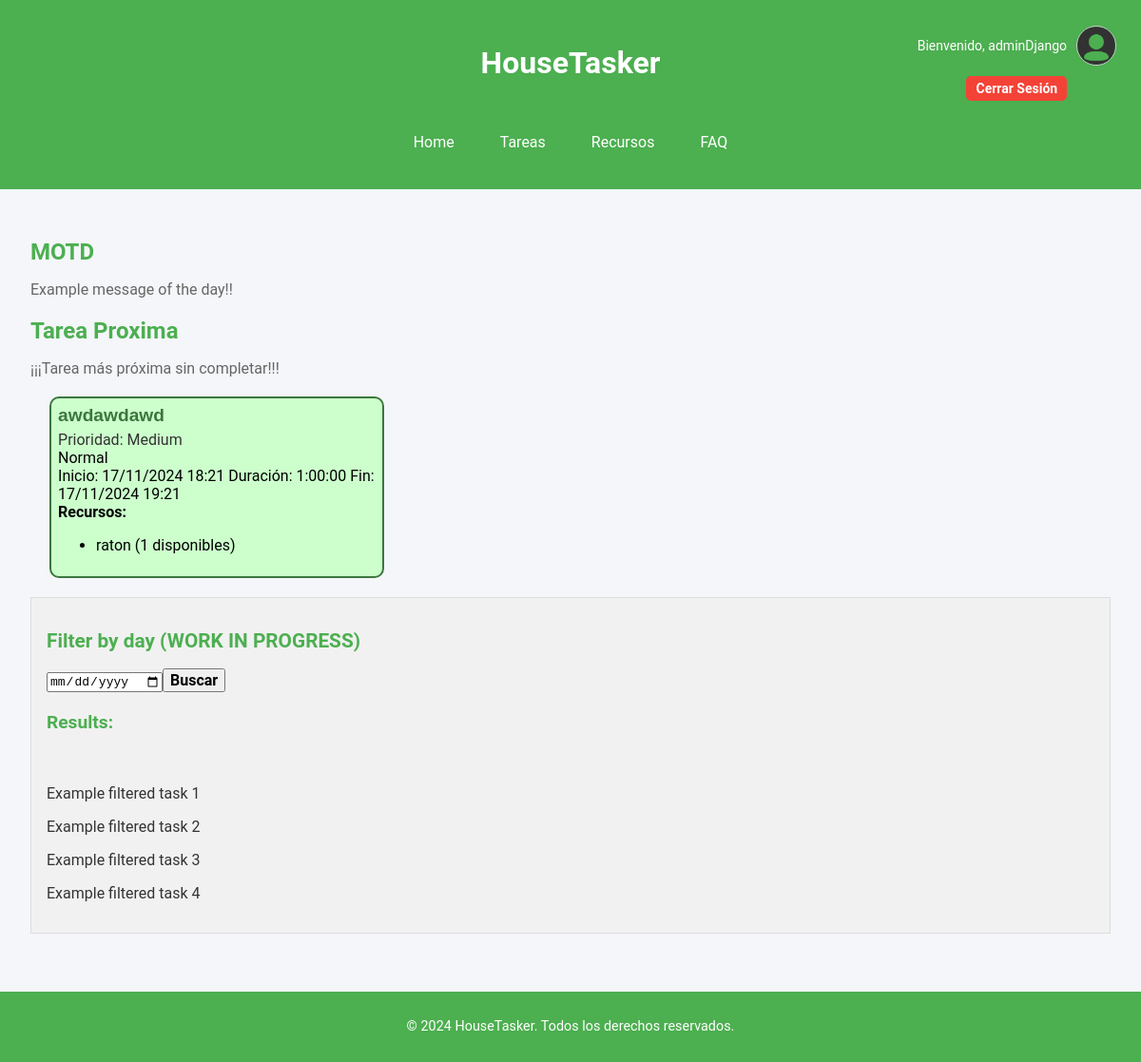
The page / (signed in) on the database its author committed.
### appHouseTasker/models.py (models this page shows, shortened)
class CustomUser(AbstractUser):
    profile_image = models.ImageField(upload_to='profile-pictures/', blank=True, null=True)

class Task(models.Model):
    LOW = 'Low'
    MEDIUM = 'Medium'
    HIGH = 'High'
    PRIORITY_CHOICES = [
        (LOW, 'Low'),
        (MEDIUM, 'Medium'),
        (HIGH, 'High'),
    ]
    title = models.CharField(max_length=255)
    description = models.TextField(blank=True, null=True)
    priority = models.CharField(max_length=6, choices=PRIORITY_CHOICES, default=MEDIUM)
    start_date = models.DateTimeField(default=timezone.now)
    duration = models.DurationField()
    completed = models.BooleanField(default=False)
    resources = models.ManyToManyField('Resource', related_name="tasks", blank=True)
    created_by = models.ForeignKey(CustomUser, on_delete=models.CASCADE)
    is_overlapping = models.BooleanField(default=False)
    def end_date(self):
        return self.start_date + self.duration

class Resource(models.Model):
    CATEGORY_CHOICES = [
        ('cleaning', 'Limpieza'),
        ('vehicle', 'Vehículo'),
        ('kitchen', 'Cocina'),
        ('others', 'Otros'),
    ]
    name = models.CharField(max_length=100, unique=True, help_text="Nombre del recurso, e.g., Jabon, Coche, Llaves.")
    description = models.TextField(blank=True, help_text="Descripción opcional del recurso y sus características.")
    quantity = models.PositiveIntegerField(default=1, help_text="Cantidad disponible de este recurso.")
    category = models.CharField(max_length=50, choices=CATEGORY_CHOICES, default='others', help_text="Categoría del recurso.")
    is_available = models.BooleanField(default=True, help_text="Indica si el recurso está disponible para uso.")

### appHouseTasker/views.py (the view)
# urls.py: path('', views.home, name='home'),  # Home page for task handling
@login_required
def home(request):
    task = Task.objects.filter(completed=False).order_by('start_date').first()
    closest_task = [task] if task else []
    return render(request, 'index.html', {'closest_task': closest_task})

### appHouseTasker/templates/index.html
{% extends "base.html" %}
{% load static %}
{% block head %}
<link rel="stylesheet" href="{% static 'css/index.css' %}">
{% endblock %}
{% block main %}
<div>
	<section>
		<h2 class="sectionTitle">MOTD</h2>
		<p class="sectionText">Example message of the day!!</p>
	</section>
	<section>
		<h2 class="sectionTitle">Tarea Proxima</h2>
		<p class="sectionText">¡¡¡Tarea más próxima sin completar!!!</p>
		<div class="task-container">
			{% if closest_task %}
			{% for task in closest_task %}
			  <div class="task-item {% if task.is_overlapping %}task-overlapping{% else %}task-ok{% endif %}">
				<a href="{% url 'task_detail' task.id %}">{{ task.title }}</a>
				<span class="priority">Prioridad: {{ task.get_priority_display }}</span>
				{% if task.is_overlapping %}
				  <span class="status">En conflicto</span>
				{% else %}
				  <span class="status">Normal</span>
				{% endif %}
				<div class="task-dates">
				  <span class="start-date">Inicio: {{ task.start_date|date:"d/m/Y H:i" }}</span>
				  <span class="duration">Duración: {{ task.duration }}</span>
				  <span class="end-date">Fin: {{ task.end_date|date:"d/m/Y H:i" }}</span>
				</div>
				<div class="task-resources">
				  <strong>Recursos:</strong>
				  {% if task.resources.all %}
					<ul>
					  {% for resource in task.resources.all %}
						<li>{{ resource.name }} ({{ resource.quantity }} disponibles)</li>
					  {% endfor %}
					</ul>
				  {% else %}
					<p>No se asignaron recursos a esta tarea.</p>
				  {% endif %}
				</div>
			  </div>
			{% empty %}
			  <p>No se encontraron tareas.</p>
			{% endfor %}
			{% else %}
    		  <p>No hay tareas disponibles.</p>
  			{% endif %}
		</div>
	</section>
</div>
<aside>
	<h2 class="asideH1">Filter by day (WORK IN PROGRESS)</h2>
	<form>
		<input type="date" name="fecha" id="fecha"><button type="submit">Buscar</button>
	</form>
	<section id="filteredTasks">
		<h3 class="asideH3">Results:</h3><br>
		<p><a href="viewTask.html">Example filtered task 1</a></p>
		<p><a href="viewTask.html">Example filtered task 2</a></p>
		<p><a href="viewTask.html">Example filtered task 3</a></p>
		<p><a href="viewTask.html">Example filtered task 4</a></p>
	</section>
</aside>
{% endblock %}

### appHouseTasker/templates/base.html (shortened to what this page needs)
{% load static %}
<!DOCTYPE html>
<html lang="es">
	<head>
		<link rel="stylesheet" href="{% static 'css/ht.css' %}">
		<link rel="stylesheet" href="{% static 'css/fonts.css' %}">
		{% block head %}{% endblock %}
	</head>
	<body>
		<header>
            <div class="header-container">
                <h1>{% block header-title %}HouseTasker{% endblock %}</h1>
                <div class="user-info">
                    {% if user.is_authenticated %}
                        <div class="profile">
                            <p>Bienvenido, {{ user.username }}</p>
                            {% if user.profile_image %}
                                <img src="{{ user.profile_image.url }}" alt="Profile picture" class="profile-pic">
                            {% else %}
                                <img src="{% static 'img/default_pfp.png' %}" alt="Default profile picture" class="profile-pic">
                            {% endif %}
                        </div>
						<div class="logout">
                            <form method="POST" action="{% url 'logout' %}">
                                <button type="submit" class="logout-btn">Cerrar Sesión</button>
                            </form>
                        </div>
                    {% endif %}
                </div>
            </div>
            <nav>
                {% block nav %}
                <a href="{% url 'home' %}">Home</a>
                <a href="{% url 'task_list' %}">Tareas</a>
                <a href="{% url 'resource_list' %}">Recursos</a>
                <a href="{% url 'faq' %}">FAQ</a>
                {% endblock %}
            </nav>
        </header>
		<main>
			{% block main %}
			{% endblock %}
		</main>
		<footer>
			<p>© 2024 HouseTasker. Todos los derechos reservados.</p>
		</footer>
	</body>
</html>

### appHouseTasker/static/css/ht.css (style rules this page uses)
body, html { font-family: Arial, sans-serif; margin: 0; padding: 0; color: #333; background-color: #f4f6f9; }
header, footer { background-color: #4CAF50; color: white; text-align: center; padding: 1em; }
h1 { font-size: 2em; margin: 0; }
h2, h3 { color: #4CAF50; }
main { padding: 2em; }
nav { display: flex; justify-content: center; gap: 1em; margin: 1em 0; }
nav a { color: white; text-decoration: none; padding: 0.5em 1em; }
footer { margin-top: 2em; font-size: 0.9em; }
.header-container { display: grid; grid-template-columns: 1fr auto 1fr; align-items: center; padding: 10px; position: relative; }
.header-container h1 { grid-column: 2; text-align: center; margin: 0; }
.user-info { grid-column: 3; justify-self: end; }
.user-info .profile { display: flex; align-items: center; }
.user-info .profile p { margin-right: 10px; font-size: 14px; }
.profile-pic { width: 40px; height: 40px; border-radius: 50%; border: 1px solid #ccc; }
.logout { margin-top: 10px; }
.logout-btn { background-color: #f44336; color: white; border: none; padding: 5px 10px; font-size: 14px; cursor: pointer; border-radius: 5px; transition: background-color 0.3s ease; }

### appHouseTasker/static/css/index.css (style rules this page uses)
.sectionTitle { font-size: 1.5em; color: #4CAF50; margin-bottom: 0.5em; }
.sectionText { font-size: 1em; color: #666; }
aside { padding: 1em; background-color: #f1f1f1; border: 1px solid #ddd; margin-top: 1em; }
.asideH1 { color: #4CAF50; font-size: 1.3em; }
#filteredTasks a { text-decoration: none; color: #333; }
.task-container { display: grid; gap: 20px; margin: 20px; }
.task-item { background-color: #fff; border: 2px solid #4CAF50; border-radius: 10px; padding: 2%; transition: background-color 0.3s ease; }
.task-item a { font-family: Arial, sans-serif; font-weight: bold; color: #4CAF50; font-size: 1.2em; text-decoration: none; }
.task-item .priority { color: #333; display: block; margin-top: 5px; }
.task-ok { background-color: #ccffcc; color: #000000; border-color: #3c763d; }
.task-ok a { color: #3c763d; }
@media only screen and (min-width: 961px) { .task-container { grid-template-columns: 1fr 1fr 1fr; } }

### rows shown on the page
CustomUser: username "adminDjango"
Task: title "awdawdawd", priority "Medium", is_overlapping "Normal", start_date "17/11/2024 18:21", duration "1:00:00", end_date "17/11/2024 19:21"
Resource: name "raton", quantity "1"
